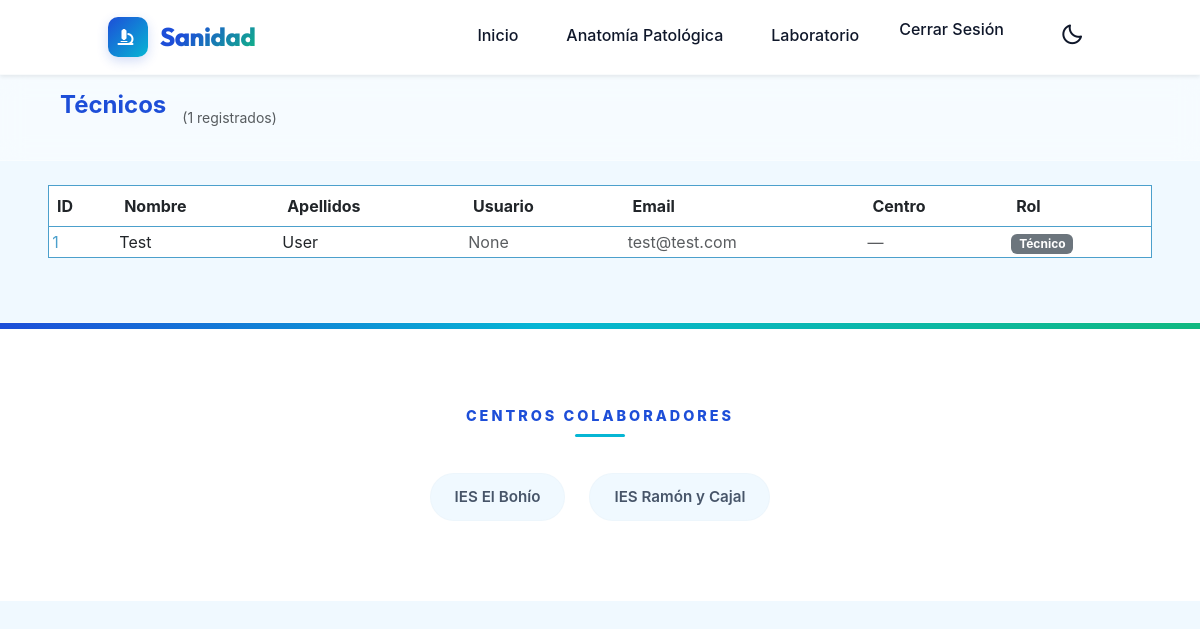
The page /usuarios/ (signed in) on the database as committed earlier.
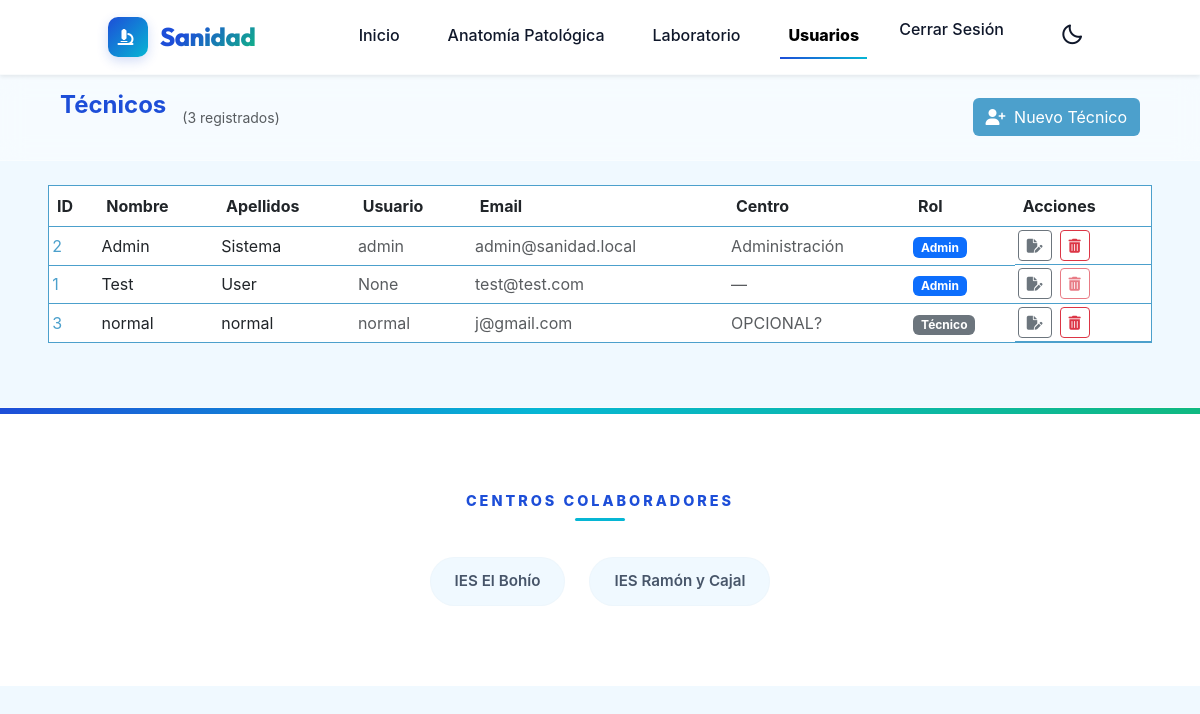
The same page on the database as committed later.
### api/models.py (models this page shows)
class Tecnico(AbstractBaseUser, PermissionsMixin):
    id_tecnico = models.AutoField(primary_key=True, db_column='id')
    nombre = models.CharField(max_length=255, db_column='first_name')
    apellidos = models.CharField(max_length=255, db_column='last_name')
    username = models.CharField(max_length=150, unique=True, null=True, blank=True)
    email = models.EmailField(max_length=255, unique=True)
    centro = models.CharField(max_length=255, null=True, blank=True)
    is_active = models.BooleanField(default=True)
    is_staff = models.BooleanField(default=False)
    objects = TecnicoManager()
    USERNAME_FIELD = 'id_tecnico'
    REQUIRED_FIELDS = ['nombre', 'apellidos']
    class Meta:
        db_table = 'tecnicos'

### web/views.py (the view)
# urls.py: path('usuarios/',                          views.usuario_list,   name='usuarios'),
@never_cache
@login_required
def usuario_list(request):
    tecnicos = Tecnico.objects.order_by('nombre', 'apellidos')
    form = TecnicoForm()
    return render(request, 'web/usuarios.html', {'tecnicos': tecnicos, 'form': form})

### web/templates/web/usuarios.html (shortened to what this page needs)
{% load static %}
<!DOCTYPE html>
<html lang="es">
<head>
    <link href="https://cdn.jsdelivr.net/npm/bootstrap@5.3.0-alpha3/dist/css/bootstrap.min.css" rel="stylesheet"
>
    <link rel="stylesheet" href="https://cdn.jsdelivr.net/npm/bootstrap-icons@1.10.4/font/bootstrap-icons.css">
    <link href="https://unpkg.com/boxicons@2.1.4/css/boxicons.min.css" rel="stylesheet">
    <link rel="stylesheet" href="https://cdnjs.cloudflare.com/ajax/libs/font-awesome/6.4.0/css/all.min.css">
    <link rel="stylesheet" href="{% static 'css/header.css' %}">
    <link rel="stylesheet" href="{% static 'css/footer.css' %}">
    <link rel="stylesheet" href="{% static 'css/index.css' %}">
    <link rel="stylesheet" href="{% static 'css/cassettes.css' %}">
</head>
<body id="body">
    <nav class="nav navbar navbar-expand-lg shadow-sm sticky-top">
        <div class="container-fluid d-flex align-items-center justify-content-between px-lg-5">
            <a class="navbar-brand nav__logo-container" href="/">
                <div class="logo-box">
                    <i class="fa-solid fa-microscope" style="font-size: 1rem; margin-left: -5px;"></i>
                </div>
                <span class="nav__title">Sanidad</span>
            </a>
            <div class="collapse navbar-collapse" id="navbarNav">
                <ul class="navbar-nav ms-auto nav__list">
                    <li class="nav-item nav__item">
                        <a class="nav-link nav__link" href="/">Inicio</a>
                    </li>
                    <li class="nav-item nav__item">
                        <a class="nav-link nav__link" href="/anatomia.html">Anatomía&nbsp;Patológica</a>
                    </li>
                    <li class="nav-item nav__item">
                        <a class="nav-link nav__link" href="/laboratorio.html">Laboratorio</a>
                    </li>
                    {% if request.user.is_staff %}
                    <li class="nav-item nav__item">
                        <a class="nav-link nav__link active" href="{% url 'usuarios' %}">Usuarios</a>
                    </li>
                    {% endif %}
                    <li class="nav-item nav__item">
                        <form method="post" action="{% url 'logout' %}" style="display:inline">
                            <button type="submit" class="nav-link nav__link btn btn-link p-0 border-0 bg-transparent">
                                Cerrar Sesión
                            </button>
                        </form>
                    </li>
                    <li class="nav-item nav__item d-flex align-items-center">
                        <a href="#" id="darkModeToggle" class="nav-link nav__link ms-lg-3" aria-label="Toggle Dark Mode">
                            <i class='bx bx-moon fs-4'></i>
                        </a>
                    </li>
                </ul>
            </div>
        </div>
    </nav>
    <header class="barra_org container-fluid px-5">
        <div class="container-fluid caja_org px-0">
            <div class="row align-items-center w-100 m-0">
                <div class="col d-flex align-items-center gap-3 flex-wrap">
                    <h1 class="cassette__title m-0">Técnicos</h1>
                    <span class="text-muted small">({{ tecnicos|length }} registrados)</span>
                </div>
                {% if request.user.is_staff %}
                <div class="col-auto">
                    <button id="btnNuevoTecnico" class="btn btn__modal blue__color">
                        <i class="fa-solid fa-user-plus me-1"></i> Nuevo Técnico
                    </button>
                </div>
                {% endif %}
            </div>
        </div>
    </header>
    <main class="container-fluid px-5 pt-4">
        <div class="table-responsive">
            <table class="table table-hover align-middle">
                <thead>
                    <tr>
                        <th>ID</th>
                        <th>Nombre</th>
                        <th>Apellidos</th>
                        <th>Usuario</th>
                        <th>Email</th>
                        <th>Centro</th>
                        <th>Rol</th>
                        {% if request.user.is_staff %}<th>Acciones</th>{% endif %}
                    </tr>
                </thead>
                <tbody>
                    {% for t in tecnicos %}
                    <tr>
                        <td class="blue__color">{{ t.pk }}</td>
                        <td>{{ t.nombre }}</td>
                        <td>{{ t.apellidos }}</td>
                        <td class="text-muted">{{ t.username }}</td>
                        <td class="text-muted">{{ t.email }}</td>
                        <td class="text-muted">{{ t.centro|default:"—" }}</td>
                        <td>
                            {% if t.is_staff %}
                            <span class="badge bg-primary">Admin</span>
                            {% else %}
                            <span class="badge bg-secondary">Técnico</span>
                            {% endif %}
                        </td>
                        {% if request.user.is_staff %}
                        <td class="d-flex gap-2">
                            <button class="btn btn-sm btn-outline-secondary btn-editar-tecnico"
                                data-pk="{{ t.pk }}"
                                data-username="{{ t.username }}"
                                data-nombre="{{ t.nombre }}"
                                data-apellidos="{{ t.apellidos }}"
                                data-email="{{ t.email }}"
                                data-centro="{{ t.centro|default:'' }}"
                                data-is-staff="{{ t.is_staff|yesno:'true,false' }}">
                                <i class="fa-solid fa-file-pen"></i>
                            </button>
                            <button class="btn btn-sm btn-outline-danger"
                                data-bs-toggle="modal" data-bs-target="#eliminarTecnicoModal"
                                data-pk="{{ t.pk }}"
                                data-nombre="{{ t.nombre }} {{ t.apellidos }}"
                                {% if t.pk == request.user.pk %}disabled title="No puedes eliminarte a ti mismo"{% endif %}>
                                <i class="fa-solid fa-trash-can"></i>
                            </button>
                        </td>
                        {% endif %}
                    </tr>
                    {% empty %}
                    <tr><td colspan="8" class="text-center text-muted py-4">No hay técnicos registrados.</td></tr>
                    {% endfor %}
                </tbody>
            </table>
        </div>
    </main>
    <footer class="footer mt-5">
        <div class="footer-container">
            <div class="footer__box footer__menu text-center">
                <h3 class="footer__title">Centros Colaboradores</h3>
                <section class="links d-flex justify-content-center flex-wrap gap-4">
                    <a href="https://www.iesbohio.es/web/" target="_blank" class="column__link">IES El Bohío</a>
                    <a href="https://www.iesryc.org/" target="_blank" class="column__link">IES Ramón y Cajal</a>
                </section>
            </div>
        </div>
    </footer>
</body>
</html>

### css/header.css (style rules this page uses)
.nav__logo-container { display: flex; align-items: center; text-decoration: none; gap: 0.75rem; transition: all 0.3s ease; }
.logo-box { width: 40px; height: 40px; background: linear-gradient(135deg, var(--title-color), var(--accent-color)); border-radius: 10px; display: flex; align-items: center; justify-content: center; color: white; font-size: 1.4rem; box-shadow: 0 4px 12px rgba(29, 78, 216, 0.2); transition: all 0.4s cubic-bezier(0.175, 0.885, 0.32, 1.275); }
.nav__title { font-family: 'Outfit', sans-serif !important; font-size: 1.6rem !important; font-weight: 800 !important; letter-spacing: -0.02em !important; margin: 0 !important; background: linear-gradient(135deg, var(--title-color) 30%, var(--accent-secondary) 100%); -webkit-background-clip: text; -webkit-text-fill-color: transparent; background-clip: text; transition: all 0.3s ease; }
.nav { position: sticky; top: 0; background: var(--card-bg); box-shadow: 0 4px 6px -1px rgba(0, 0, 0, 0.05); padding: 0.75rem 5%; z-index: 1000; border-bottom: 1px solid rgba(226, 232, 240, 0.2); display: flex; align-items: center; justify-content: space-between; flex-wrap: wrap; transition: background-color 0.3s ease; }
.nav__list { display: flex; margin: 0; padding: 0; gap: 2rem; }
.nav__item { list-style-type: none; }
.nav__link { display: inline-block; font-size: 1rem; font-weight: 500; text-transform: capitalize; color: var(--text-main); text-decoration: none; transition: color 0.3s ease; position: relative; padding: 0.5rem 0; }
.nav__link::after { content: ''; position: absolute; width: 0; height: 2px; bottom: -4px; left: 0; background: linear-gradient(90deg, var(--title-color), var(--accent-color)); transition: width 0.3s ease; }
.nav__link:hover::after, .nav__link.active::after { width: 100%; }
.nav__link.active { color: var(--title-color); font-weight: 800 !important; }

### css/footer.css (style rules this page uses)
.footer { position: relative; padding: 5rem 0 4rem; background: var(--card-bg); border-top: 1px solid rgba(226, 232, 240, 0.2); overflow: hidden; transition: background-color 0.3s ease; }
.footer::before { content: ''; position: absolute; top: 0; left: 0; right: 0; height: 6px; background: linear-gradient(90deg, var(--title-color) 0%, var(--accent-color) 45%, var(--accent-secondary) 100%); }
.footer-container { max-width: 1200px; margin: 0 auto; padding: 0 2rem; display: flex; flex-direction: column; align-items: center; }
.footer__box { text-align: center; width: 100%; }
.footer__title { color: var(--title-color); font-size: 0.9rem; font-weight: 800; text-transform: uppercase; letter-spacing: 3px; margin-bottom: 3rem; position: relative; display: inline-block; }
.footer__title::after { content: ''; position: absolute; bottom: -12px; left: 50%; transform: translateX(-50%); width: 50px; height: 3px; background: var(--accent-color); border-radius: 10px; }
.links { display: flex; justify-content: center; flex-wrap: wrap; gap: 1.5rem; margin-bottom: 1rem; }
.column__link { text-decoration: none; color: var(--text-muted); font-size: 0.95rem; font-weight: 600; padding: 0.75rem 1.5rem; border-radius: 50px; background: var(--bg-light); border: 1px solid rgba(226, 232, 240, 0.2); transition: all 0.3s cubic-bezier(0.4, 0, 0.2, 1); display: inline-flex; align-items: center; }

### css/index.css (style rules this page uses)
:root { --title-color: #1D4ED8; --accent-color: #06B6D4; --accent-secondary: #10B981; --bg-light: #F0F9FF; --bg-light-rgb: 240, 249, 255; --text-main: #0F172A; --text-muted: #475569; --card-bg: #FFFFFF; --card-bg-rgb: 255, 255, 255; }
* { box-sizing: border-box; font-family: "Inter", "Nunito", sans-serif; }
html { scroll-behavior: smooth; scroll-padding-top: 70px; }
body { margin: 0; background-color: var(--bg-light); color: var(--text-main); transition: background-color 0.3s ease, color 0.3s ease; }
body { margin: 0; }

### web/templates/web/usuarios.html (style rules this page uses)
body { display: block !important; }

Rows that differ between the two databases and show on the page:
added Tecnico: pk "2", nombre "Admin", apellidos "Sistema", username "admin", email "admin@sanidad.local", centro "Administración", is_staff "Admin"
changed Tecnico "Test": is_staff "Técnico" → "Admin"
added Tecnico: pk "3", nombre "normal", apellidos "normal", username "normal", email "j@gmail.com", centro "OPCIONAL?", is_staff "Técnico"
Other text that changed with them:
{{ tecnicos|length }}: "1" → "3"
text now shown: "Usuarios Nuevo Técnico Acciones"
